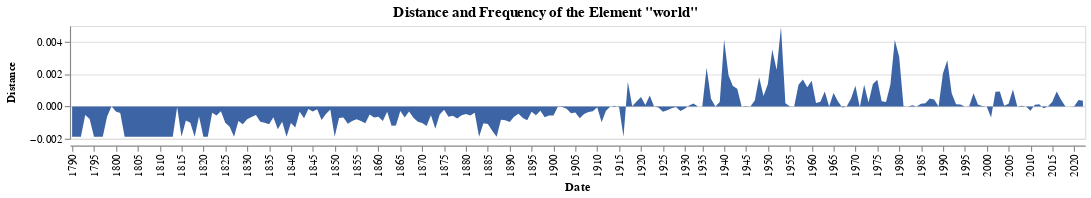

This figure's notebook cell:
### Code cell
freq = pd.read_csv(f"data/sotu/np_freq/0.csv")

corpus = Corpus(freq)
dvr = corpus.create_dvr(equally_weighted=True)
sigs = corpus.create_signatures()
# ms = sigs[1].columns.to_list()
ms = ["world"]
ff = (
    nfreq[nfreq["element"].isin(ms)]
    .reset_index(drop=True)
    .rename(columns={"document": "year", "frequency_in_document": "value"})
)
ff["facet"] = "Frequency"
# freq_timeline = timeline(
#     ff,
#     x="document",
#     y="frequency_in_document",
#     title=ms[0],
#     stack=False,
#     name="sotu_timeline",
# ).properties(height=100)
distances = (
    (sigs[1].melt(var_name="element", value_name="value", ignore_index=False))
    .rename_axis(index="year")
    .reset_index()
)
distances["facet"] = "Distance"
dd = pd.concat([ff, distances])
# distance_timeline = timeline(
#     distances[distances["element"].isin(ms)],
#     x="index",
#     y="distance",
#     title="",
#     stack=False,
#     name="sotu_timeline",
# ).properties(height=100, title="")
display(
    facet_timeline(
        dd[dd["element"].isin(ms)],
        x="year",
        y="value",
        title=ms[0],
        stack=False,
        name="sotu_timeline",
        color="#3d65a5"
    )
    .facet(
        row=alt.Row("facet:O", title=None, header=alt.Header(labelFontWeight="bold"))
    )
    .properties(title=f'Distance and Frequency of the Element "{ms[0]}"')
    .resolve_scale(y="independent")
    .configure_title(orient="top", anchor="middle")
)
#green = 32a852
#bright_red =  f05039
# blue 3d65a5
# facet_timeline(    distances[distances["element"].isin(ms)],
#     x="index",
#     y="distance",
#     title="",
#     stack=False,
#     name="sotu_timeline",)

### Figure 1 — Vega-Lite specification as saved in the notebook (floating-point values rounded to 4 significant figures; data arrays with more than 128 entries replaced by an {"elided": "..."} marker saying what was removed)
{"config": {"view": {"continuousWidth": 300, "continuousHeight": 300}, "title": {"anchor": "middle", "orient": "top"}}, "data": {"name": "data-ba0add9cbab63a67e3c6974d2415b998"}, "facet": {"row": {"field": "facet", "header": {"labelFontWeight": "bold"}, "title": null, "type": "ordinal"}}, "spec": {"mark": {"type": "area"}, "encoding": {"color": {"value": "#3d65a5"}, "tooltip": [{"field": "element", "type": "nominal"}, {"field": "value", "type": "quantitative"}], "x": {"axis": {"values": [1790, 1795, 1800, 1805, 1810, 1815, 1820, 1825, 1830, 1835, 1840, 1845, 1850, 1855, 1860, 1865, 1870, 1875, 1880, 1885, 1890, 1895, 1900, 1905, 1910, 1915, 1920, 1925, 1930, 1935, 1940, 1945, 1950, 1955, 1960, 1965, 1970, 1975, 1980, 1985, 1990, 1995, 2000, 2005, 2010, 2015, 2020]}, "field": "year", "title": "Date", "type": "ordinal"}, "y": {"axis": {"title": null}, "field": "value", "stack": false, "type": "quantitative"}}, "height": 100, "width": 900}, "resolve": {"scale": {"y": "independent"}}, "title": "Distance and Frequency of the Element \"world\"", "$schema": "https://vega.github.io/schema/vega-lite/v5.20.1.json", "datasets": {"data-ba0add9cbab63a67e3c6974d2415b998": {"elided": "232 records"}}}
